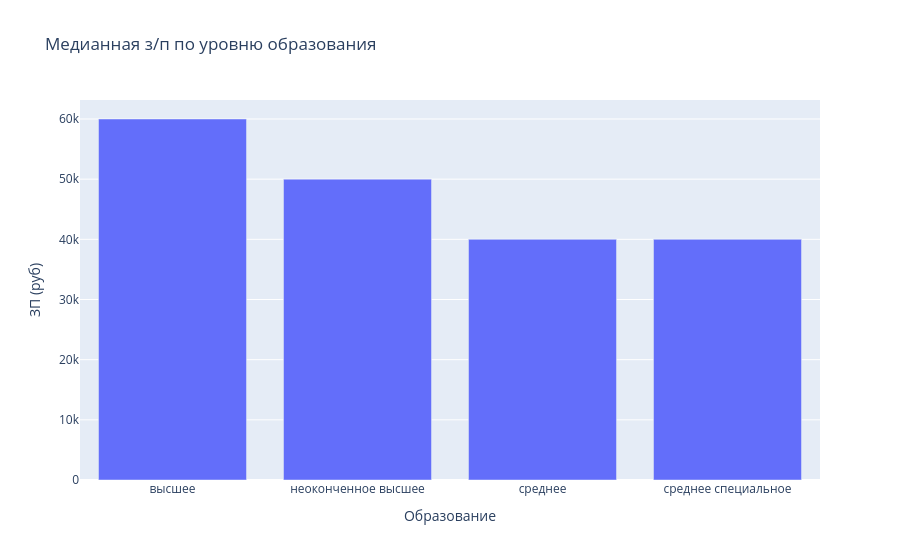

The notebook cell saved with this chart:
### Markdown cell above
4. Постройте диаграмму, которая показывает зависимость **медианной** желаемой заработной платы (**"ЗП (руб)"**) от уровня образования (**"Образование"**). Используйте для диаграммы данные о резюме, где желаемая заработная плата меньше 1 млн рублей.
*Сделайте выводы по представленной диаграмме: для каких уровней образования наблюдаются наибольшие и наименьшие уровни желаемой заработной платы? Как вы считаете, важен ли признак уровня образования при прогнозировании заработной платы?*

### Code cell
# Группируем данные
bar_data = hh_data[hh_data['ЗП (руб)'] < 1000000].groupby('Образование', as_index=False).agg({'ЗП (руб)': 'median'})

# Строим график
fig = px.bar(
    data_frame=bar_data,
    x='Образование',
    y='ЗП (руб)',
    title='Медианная з/п по уровню образования'
)

# Отобразим график
fig.show()

### Figure 1 — Plotly figure (JSON) as saved in the notebook; plotly's stock layout.template omitted (floating-point values rounded to 4 significant figures)
{"data": [{"hovertemplate": "Образование=%{x}<br>ЗП (руб)=%{y}<extra></extra>", "legendgroup": "", "marker": {"color": "#636efa", "pattern": {"shape": ""}}, "name": "", "orientation": "v", "showlegend": false, "textposition": "auto", "type": "bar", "x": ["высшее", "неоконченное высшее", "среднее", "среднее специальное"], "xaxis": "x", "y": [60000.0, 50000.0, 40000.0, 40000.0], "yaxis": "y"}], "layout": {"barmode": "relative", "legend": {"tracegroupgap": 0}, "title": {"text": "Медианная з/п по уровню образования"}, "xaxis": {"anchor": "y", "domain": [0, 1], "title": {"text": "Образование"}}, "yaxis": {"anchor": "x", "domain": [0, 1], "title": {"text": "ЗП (руб)"}}}}
